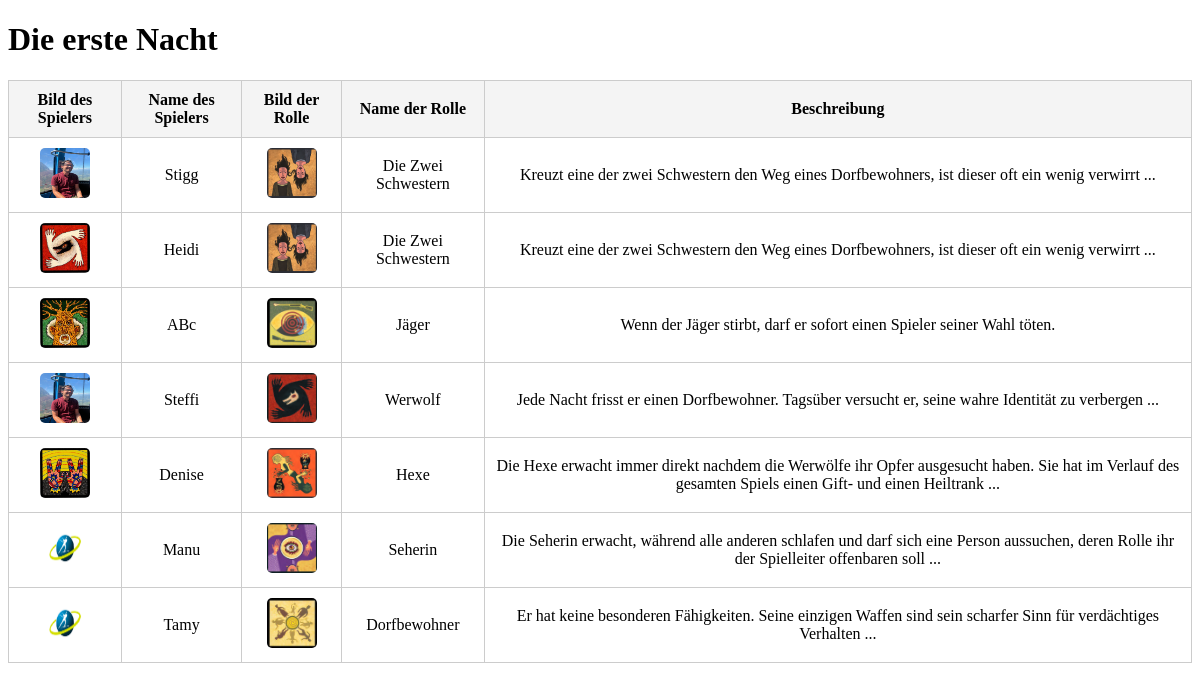
Screenshot of /night1 with the database file from the repository.
### tables this page shows
CREATE TABLE players (
                id INTEGER PRIMARY KEY AUTOINCREMENT,
                name TEXT UNIQUE NOT NULL,
                image TEXT
            , role TEXT);

### app.py (the view)
@app.route('/night1')
def night1():
    players = get_players_with_roles()
    return render_template('night1.html', players=players)

### app.py (called while the page is built)
def get_db_connection():
    conn = sqlite3.connect("players.db")
    conn.row_factory = sqlite3.Row
    return conn

def get_sorted_roles():
    with open("static/rollen/roles.json", "r", encoding="utf-8") as file:
        roles_data = json.load(file)
    sorted_roles = sorted(roles_data, key=lambda x: x.get("first_night", float("inf")))
    return sorted_roles

### templates/night1.html (shortened to what this page needs)
<!DOCTYPE html>
<html lang="en">
<head>
</head>
<body>
    <h1>Die erste Nacht</h1>
    <table>
        <thead>
            <tr>
                <th>Bild des Spielers</th>
                <th>Name des Spielers</th>
                <th>Bild der Rolle</th>
                <th>Name der Rolle</th>
                <th>Beschreibung</th>
            </tr>
        </thead>
        <tbody>
            {% for player in players %}
            <tr>
                <td><img src="{{ player.image }}" alt="{{ player.name }}"></td>
                <td>{{ player.name }}</td>
                <td><img src="{{ player.role_image }}" alt="{{ player.role }}"></td>
                <td>{{ player.role }}</td>
                <td>{{ player.role_description }}</td>
            </tr>
            {% endfor %}
        </tbody>
    </table>
</body>
</html>

### templates/night1.html (style rules this page uses)
table { width: 100%; border-collapse: collapse; }
th, td { border: 1px solid #ccc; padding: 10px; text-align: center; }
th { background-color: #f4f4f4; }
img { width: 50px; height: 50px; border-radius: 5px; }

### rows the page displays
players: image (picture), name "Stigg", role "Die Zwei Schwestern", role_description "Kreuzt eine der zwei Schwestern den Weg eines Dorfbewohners, ist dieser oft ein wenig verwirrt ..."
players: image (picture), name "Heidi", role "Die Zwei Schwestern", role_description "Kreuzt eine der zwei Schwestern den Weg eines Dorfbewohners, ist dieser oft ein wenig verwirrt ..."
players: image (picture), name "ABc", shows a picture, role "Jäger", role_description "Wenn der Jäger stirbt, darf er sofort einen Spieler seiner Wahl töten."
players: image (picture), name "Steffi", shows a picture, role "Werwolf", role_description "Jede Nacht frisst er einen Dorfbewohner. Tagsüber versucht er, seine wahre Identität zu verbergen ..."
players: image (picture), name "Denise", shows a picture, role "Hexe", role_description "Die Hexe erwacht immer direkt nachdem die Werwölfe ihr Opfer ausgesucht haben. Sie hat im Verlauf des gesamten Spiels einen Gift- und einen Heiltrank ..."
players: image (picture), name "Manu", shows a picture, role "Seherin", role_description "Die Seherin erwacht, während alle anderen schlafen und darf sich eine Person aussuchen, deren Rolle ihr der Spielleiter offenbaren soll ..."
players: image (picture), name "Tamy", shows a picture, role "Dorfbewohner", role_description "Er hat keine besonderen Fähigkeiten. Seine einzigen Waffen sind sein scharfer Sinn für verdächtiges Verhalten ..."
